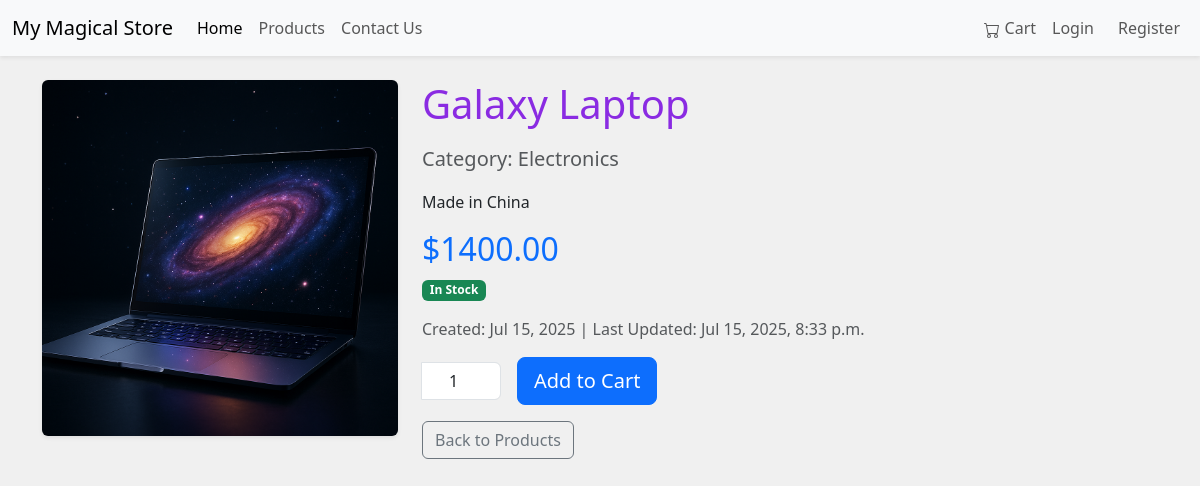
The page /myfirstapp/2/galaxy-laptop/ on the database its author committed.
### myapp/models.py (models this page shows, shortened)
class Product(models.Model):
    category = models.ForeignKey(Category, related_name='products', on_delete=models.CASCADE)
    name = models.CharField(max_length=200, db_index=True)
    slug = models.SlugField(max_length=200, db_index=True, unique=True) # Added unique=True for slug
    image = models.ImageField(upload_to='products/%Y/%m/%d', blank=True, null=True)
    description = models.TextField(blank=True)
    price = models.DecimalField(max_digits=10, decimal_places=2)
    available = models.BooleanField(default=True)
    created = models.DateTimeField(auto_now_add=True)
    updated = models.DateTimeField(auto_now=True)
    class Meta:
        ordering = ('name',)
        indexes = [
            models.Index(fields=['id', 'slug']),
        ]

class Category(models.Model):
    name = models.CharField(max_length=200, db_index=True)
    slug = models.SlugField(max_length=200, unique=True)
    class Meta:
        ordering = ('name',)
        verbose_name = 'category'
        verbose_name_plural = 'categories'

### myapp/views.py (the view)
# urls.py: path("<slug:slug>/", views.ProductDetailView.as_view(), name="product_detail"), # <--- NEW: Map to DetailView
class ProductDetailView(DetailView):
    model = Product
    template_name = 'myapp/product_detail.html'
    context_object_name = 'product'
    def get_object(self):
        return get_object_or_404(Product, id=self.kwargs['id'], slug=self.kwargs['slug'])

### myapp/templates/myapp/product_detail.html (shortened to what this page needs)
{% extends "myapp/base.html" %}
{% load static %}
{% block content %}
<div class="row mt-4">
    <div class="col-md-4">
        {% if product.image %}
            <img src="{{ product.image.url }}" class="img-fluid rounded shadow-sm" alt="{{ product.name }}">
        {% else %}
            <img src="{% static 'myapp/placeholder.png' %}" class="img-fluid rounded shadow-sm" alt="No image">
        {% endif %}
    </div>
    <div class="col-md-8">
        <h1 class="mb-3">{{ product.name }}</h1>
        <p class="lead text-muted">Category: {{ product.category.name }}</p>
        <p class="text-justify">{{ product.description }}</p>
        <h2 class="text-primary">${{ product.price }}</h2>
        {% if product.available %}
            <span class="badge bg-success">In Stock</span>
        {% else %}
            <span class="badge bg-danger">Out of Stock</span>
        {% endif %}
        <p class="mt-3 text-sm text-muted">Created: {{ product.created|date:"M d, Y" }} | Last Updated: {{ product.updated|date:"M d, Y, P" }}</p>
        {% if product.available %}
            <form action="{% url 'add_to_cart' product.id %}" method="POST" class="d-flex align-items-center mt-3">
                <div class="input-group w-auto me-3">
                    <input type="number" id="quantity" name="quantity" value="1" min="1" max="99" class="form-control text-center" style="width: 80px;">
                </div>
                <button type="submit" class="btn btn-primary btn-lg">Add to Cart</button>
            </form>
        {% else %}
            <p class="alert alert-warning mt-3">This magical item is currently out of stock.</p>
        {% endif %}
        <p class="mt-3">
            <a href="{% url 'product_list' %}" class="btn btn-outline-secondary">Back to Products</a>
        </p>
    </div>
</div>
{% endblock %}

### myapp/static/myapp/style.css (style rules this page uses)
body { background-color: #f0f0f0; }
h1 { color: #8a2be2; }

### rows shown on the page
Product: image (picture), name "Galaxy Laptop", category.name "Electronics", description "Made in China", price "1400.00", created "Jul 15, 2025", updated "Jul 15, 2025, 8:33 p.m."
